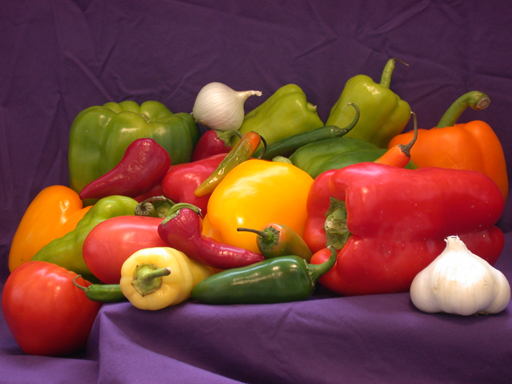
%> input picture 044159_ee_lab/061_Image_Processing/IP-Files/peppers.png, 512 x 384 px
$ octave ex8a.m   (GNU Octave 9; MATLAB toolbox functions it lacks are replaced by stand-ins)
%> lines starting %> are read from the running program, lines starting %| are printed output that depends on the picture; in (x1, y1, x2, y2) boxes, pixels count from 0 and x2, y2 are one past the last pixel; in counts of white or black regions, pixels touching at a corner belong together; the program's own positions count from 1
im=imread('peppers.png');
%> im is the input picture: size 384x512x3 uint8; mean R, G, B 120.8, 66.4, 57.6

hsv=rgb2hsv(im); % Convert from RGB model to HSV model
%> hsv: size 384x512x3 double; mean H, S, V 0.578, 0.617, 0.481
imnew=im; % Copy the image 'im' to another variable 'imnew'

hue=hsv(:,:,1);  sat=hsv(:,:,2); val=hsv(:,:,3);
%> after `hue=hsv(:,:,1)`:
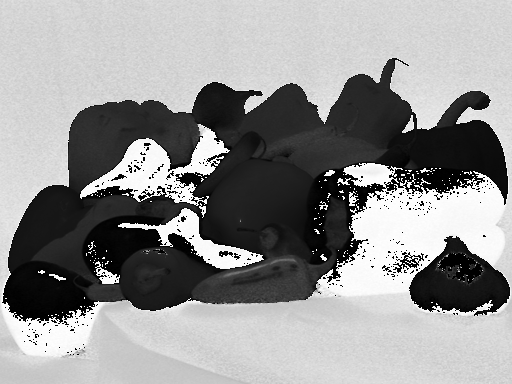
%> hue: size 384x512 double; min 0, max 0.999, mean 0.578
%> after `sat=hsv(:,:,2)`:
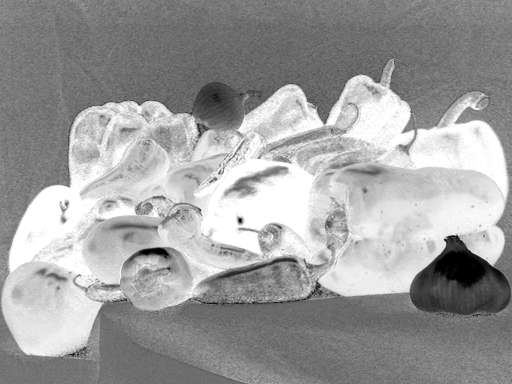
%> sat: size 384x512 double; min 0, max 1, mean 0.617
%> after `val=hsv(:,:,3)`:
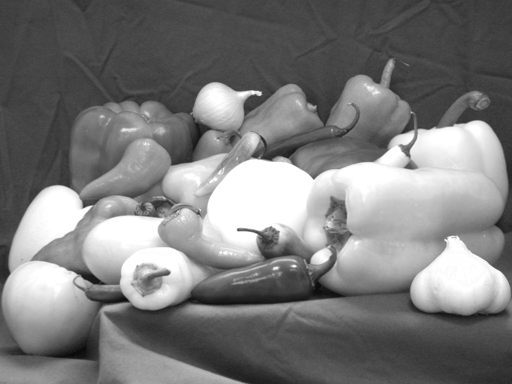
%> val: size 384x512 double; min 0.0353, max 1, mean 0.481
% Hue channel, Saturation channel, Value channel

red=im(:,:,1);
green=im(:,:,2);
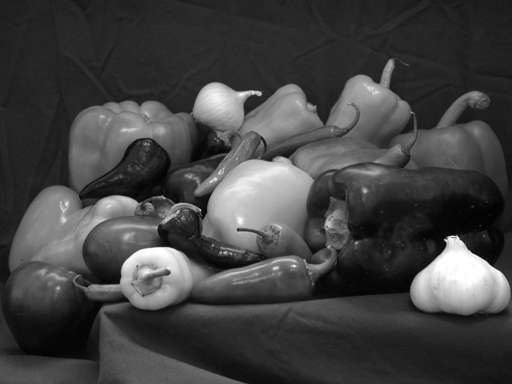
%> green: size 384x512 uint8; min 1, max 255, mean 66.4
blue=im(:,:,3);
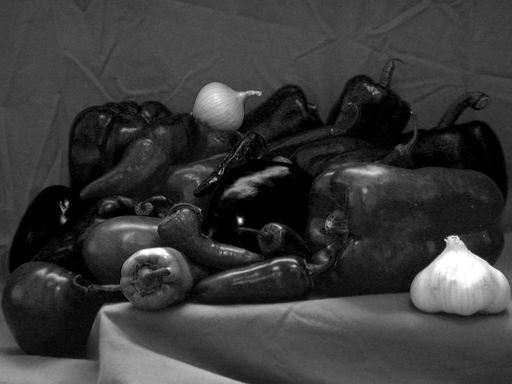
%> blue: size 384x512 uint8; min 0, max 255, mean 57.6

figure; title('Recognition of Colors');
subplot(3,4,1);imshow(im);title('Original RGB Image');
subplot(3,4,2);imshow(red);title('R (Red) of RGB Image');
subplot(3,4,3);imshow(green);title('G (Green) of RGB Image');
subplot(3,4,4);imshow(blue);title('B (Blue) of RGB Image');
subplot(3,4,5);imshow(hsv);title('Original in HSV coordinates');
subplot(3,4,6);imshow(hue);title('H (Hue) of Image');
subplot(3,4,7);imshow(sat);title('S (Saturation) of Image');
subplot(3,4,8);imshow(val);title('V (Value) of Image');
subplot(3,4,10);imshow((hue>0.95)|(hue<0.05));title('0<Hue<0.05 or 0.95<Hue<1');
%> after `imshow((hue>0.95)|(hue<0.05))`:
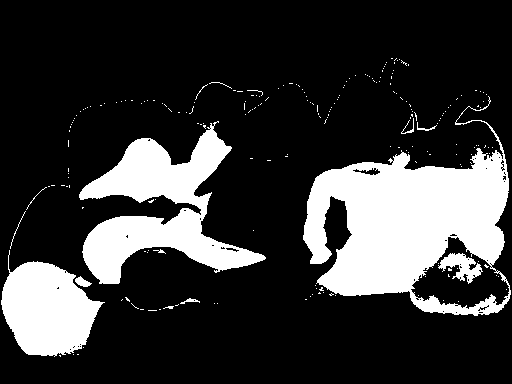
%> displayed picture: size 384x512 logical; 21.5% white; 219 white regions (205 under 20 px), largest, box (x1, y1, x2, y2) and area: (303, 96, 511, 316) 21676, (79, 121, 266, 284) 12299, (1, 250, 105, 357) 6853
subplot(3,4,11);imshow(sat>0.5);title('Saturation > 0.5');
subplot(3,4,12);imshow(val>0.5);title('Value > 0.5');
%> after `imshow(val>0.5)`:
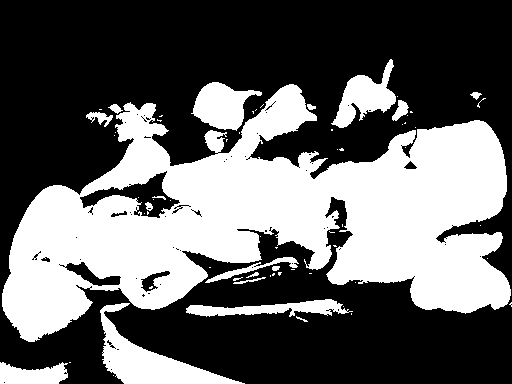
%> displayed picture: size 384x512 logical; 39.2% white; 65 white regions (47 under 20 px), largest, box (x1, y1, x2, y2) and area: (2, 84, 511, 342) 65438, (100, 303, 245, 384) 3722, (191, 82, 262, 131) 1994
